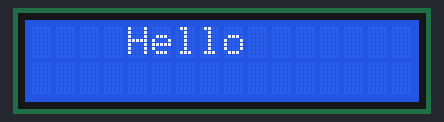
Bench run of a sketch on a simulated Arduino Uno, built with avr-gcc and run on an emulated ATmega328P. Shown: 16×2 character LCD.

Above: at 0.1 s.
At 0.6 s:
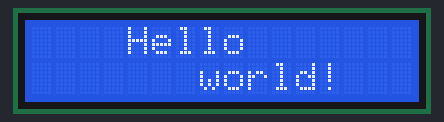
At 1.1 s:
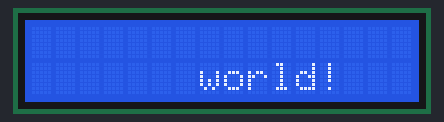
At 1.6 s:
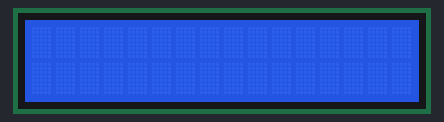

Measured:
- by itself, everything shown: repeats every 2.0 s, in 4 steps
- what the display in image 1 shows lasts 0.5 s, from 0.6 s to 1.1 s

The sketch:

9_lcd_msg_display.ino
```cpp
#include <LiquidCrystal.h>

#define LCD_RS_PIN 3
#define LCD_E_PIN 4
#define LCD_D4_PIN 5
#define LCD_D5_PIN 6
#define LCD_D6_PIN 7
#define LCD_D7_PIN 8

// Pass arguments in order
LiquidCrystal lcd(LCD_RS_PIN, LCD_E_PIN, LCD_D4_PIN,
                  LCD_D5_PIN, LCD_D6_PIN, LCD_D7_PIN);

const int LCD_COLUMNS = 16;
const int LCD_ROWS = 2;
const char* MESSAGE1 = "Hello";
const char* MESSAGE2 = "world!";
const int DELAY_TIME = 500;

void setup() {
  lcd.begin(LCD_COLUMNS, LCD_ROWS);  // Set the LCD's number of columns and rows
}

void loop() {
  displayMessage(4, 0, MESSAGE1);
  delay(DELAY_TIME);
  displayMessage(7, 1, MESSAGE2);
  delay(DELAY_TIME);
  clearMessage(4, 0, strlen(MESSAGE1));
  delay(DELAY_TIME);
  lcd.clear();
  delay(DELAY_TIME);
}

void displayMessage(int col, int row, const char* message) {
  lcd.setCursor(col, row);
  lcd.print(message);
}

void clearMessage(int col, int row, int length) {
  lcd.setCursor(col, row);
  for (int i = 0; i < length; ++i) {
    lcd.print(" ");
  }
}
```
